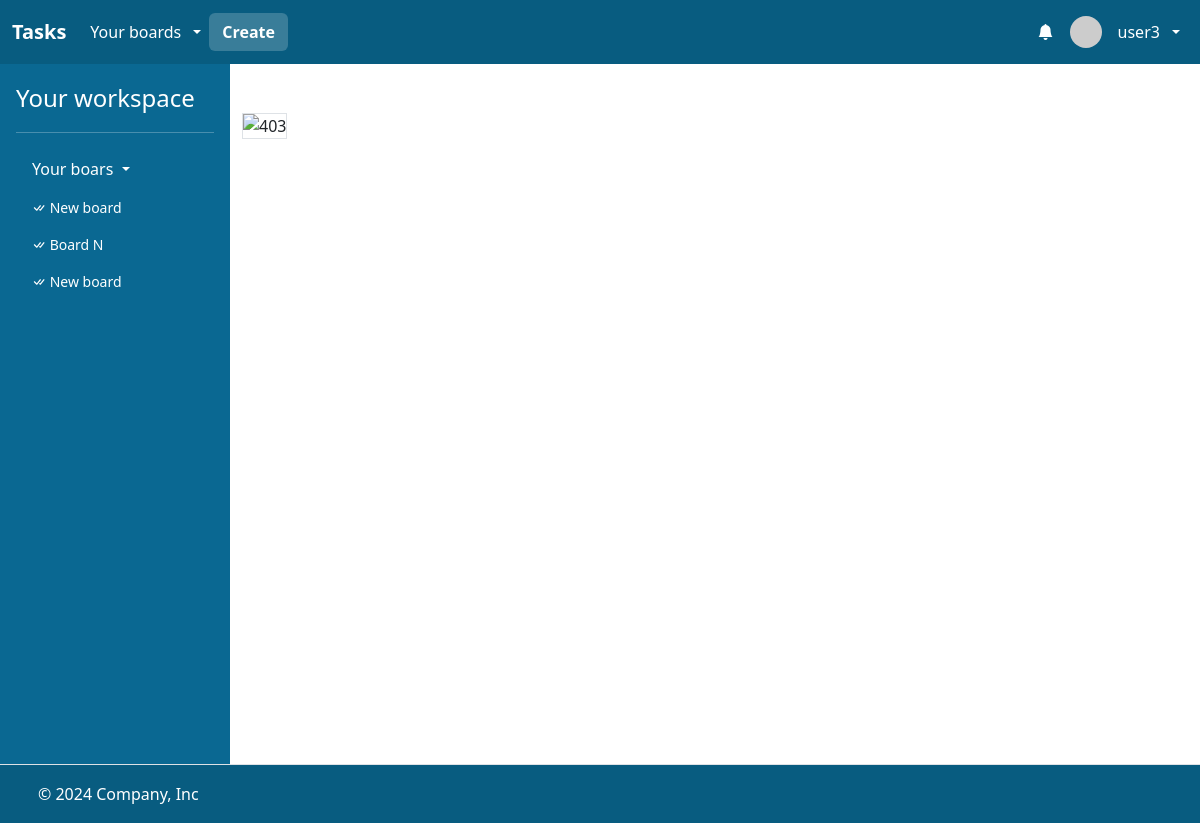
Screenshot of /cards/1 (signed in) with the database file from the repository.
### task/models.py (models this page shows)
class User(AbstractUser):
    bio = models.CharField(max_length=256)

class Board(models.Model):
    name = models.CharField(max_length=256)
    description = models.CharField(max_length=256)
    members = models.ManyToManyField(User, related_name="boards")
    created_at = models.DateTimeField(auto_now_add=True)

### task/views/card_views.py (the view, shortened to what this page needs)
# urls.py: path("cards/<int:card_id>", views.card_view, name="card"),
@login_required
def card_view(request, card_id):
    card = Card.objects.filter(id=card_id).first()
    if card is None:
        return apology(request, "Card does not exist!", 400)
    if request.user not in card.list.board.members.all():
        return apology(request, "Forbidden.", 403)

### task/helpers.py (called while the page is built)
def apology(request, message, code=400):
    def escape(s):
        for old, new in [
            ("-", "--"),
            (" ", "-"),
            ("_", "__"),
            ("?", "~q"),
            ("%", "~p"),
            ("#", "~h"),
            ("/", "~s"),
            ('"', "''"),
        ]:
            s = s.replace(old, new)
        return s
    return render(
        request,
        "task/apology.html",
        {"top": code, "bottom": escape(message), "boards": request.user.boards.all()},
    )

### task/templates/task/apology.html (shortened to what this page needs)
{% extends "task/layout.html" %}
{% block main %}
    <div class="container">
        <div class="mt-5">
        <img alt="{{ top }}" class="border img-fluid" src="https://api.memegen.link/images/custom/{{ top | urlencode }}/{{ bottom | urlencode }}.jpg?background=https://i.imgur.com/CsCgN7Ll.png&width=400" title="{{ top }}">
        </div>
    </div>
{% endblock %}

### task/templates/task/layout.html (shortened to what this page needs)
<!DOCTYPE html>
{% load static %}
{% load humanize %}
<html lang="en">
    <head>
        <link href="https://cdn.jsdelivr.net/npm/bootstrap@5.3.3/dist/css/bootstrap.min.css" rel="stylesheet">
        <link rel="stylesheet" href="https://cdn.jsdelivr.net/npm/bootstrap-icons@1.3.0/font/bootstrap-icons.css">
        <link href="{% static 'styles.css' %}" rel="stylesheet">
    </head>
    <body class="h-100vh">
        <div class="d-flex flex-column h-100">
            <header>
                <nav class="navbar navbar-expand-lg bg-custom-3"  data-bs-theme="dark">
                    <div class="container-fluid">
                      <a class="navbar-brand fw-bold" href="{% url 'index' %}">Tasks</a>
                      <div class="collapse navbar-collapse" id="navbarHeader">
                        <ul class="navbar-nav me-auto mb-2 mb-lg-0 d-flex align-items-center">
                            {% if user.is_authenticated %}
                                <li class="nav-item dropdown">
                                    <a class="nav-link dropdown-toggle text-white d-flex align-items-center gap-2" href="#" role="button" data-bs-toggle="dropdown" aria-expanded="false">
                                        <span>Your boards</span>
                                    </a>
                                </li>
                                <li class="nav-item">
                                    <a class="btn fw-bold text-white bg-custom-4" href="{% url 'create_board' %}">Create</a>
                                </li>
                          {% endif %}
                        </ul>
                        {% if user.is_authenticated %}
                        <ul class="navbar-nav ms-auto mb-2 mb-lg-0 f-flex align-items-center">
                            <li class="nav-item dropdown">
                                <a class="nav-link text-white d-relative d-flex align-items-center gap-2" href="#" role="button" id="dropdownMenuClickableInside" data-bs-toggle="dropdown" data-bs-auto-close="outside" aria-expanded="false">
                                    <i class="bi bi-bell-fill"></i>
                                </a>
                            </li>
                            <li class="nav-item dropdown">
                                <a class="nav-link dropdown-toggle text-white d-flex align-items-center gap-2" href="#" role="button" data-bs-toggle="dropdown" aria-expanded="false">
                                    <img src="https://i.pravatar.cc/48?u={{ user.id }}" alt="" width="32" height="32" class="rounded-circle me-2">
                                    <span>{{ user.username }}</span>
                                </a>
                            </li>
                        </ul>
                        {% endif %}
                      </div>
                    </div>
                  </nav>
            </header>
            <main class="flex-fill">
                <div class="d-flex flex-nowrap h-100">
                    {% if user.is_authenticated %}
                    <div class="d-none d-lg-flex flex-column flex-shrink-0 p-3 text-white side-menu-container">
                        <a href="{% url 'index' %}" class="text-decoration-none d-flex align-items-center mb-3 mb-md-0 me-md-auto text-white">
                          <span class="fs-4">Your workspace</span>
                        </a>
                        <hr>
                        <ul class="nav nav-pills flex-column mb-auto">
                          <li class="mb-1">
                            <button class="nav-link text-white collapsed dropdown-toggle" data-bs-toggle="collapse" data-bs-target="#home-collapse" aria-expanded="true">
                                Your boars
                            </button>
                            <div class="collapse show " id="home-collapse">
                                <ul class="btn-toggle-nav list-unstyled fw-normal pb-1 small max-height-490 overflow-auto">
                                    {% for board in boards %}
                                    <li>
                                        <a href="{% url 'board' board.id %}" class="nav-link text-white">
                                            <i class="bi bi-check-all"></i>
                                            {{ board.name }}
                                        </a>
                                    </li>
                                    {% endfor %}
                                </ul>
                            </div>
                          </li>
                        </ul>
                    </div>
                    {% endif %}
                    <div class="flex-fill bg-white min-heigt-700 overflow-x-hidden">
                        {% block main %}
                        {% endblock %}
                    </div>
                </div>
            </main>
            <footer class="d-flex flex-wrap justify-content-between align-items-center py-3 border-top bg-custom-3 border-0">
                <div class="col-md-4 d-flex align-items-center">
                  <a href="/" class="mb-3 me-2 mb-md-0 text-body-secondary lh-1">
                    <svg class="bi" width="30" height="24"><use xlink:href="#bootstrap"></use></svg>
                  </a>
                  <span class="mb-3 mb-md-0 text-white">© 2024 Company, Inc</span>
                </div>
                <ul class="nav col-md-4 justify-content-end list-unstyled d-flex">
                  <li class="ms-3"><a class="text-body-secondary" href="#"><svg class="bi" width="24" height="24"><use xlink:href="#twitter"></use></svg></a></li>
                  <li class="ms-3"><a class="text-body-secondary" href="#"><svg class="bi" width="24" height="24"><use xlink:href="#instagram"></use></svg></a></li>
                  <li class="ms-3"><a class="text-body-secondary" href="#"><svg class="bi" width="24" height="24"><use xlink:href="#facebook"></use></svg></a></li>
                </ul>
            </footer>
        </div>
    </body>
</html>

### task/static/styles.css (style rules this page uses)
.bg-custom-3 { background-color: #085c80; }
.bg-custom-4 { background-color: #397d99; }
.h-100 { height: 100%; }
.h-100vh { height: 100vh; }
.side-menu-container { width: 230px; background: #0a6892; }
.max-height-490 { max-height: 490px; }
.min-heigt-700 { min-height: 700px; }
.overflow-x-hidden { overflow-x: hidden; }

### rows the page displays
User: username "user3"
Board: name "New board"
Board: name "Board N"
Board: name "New board"
